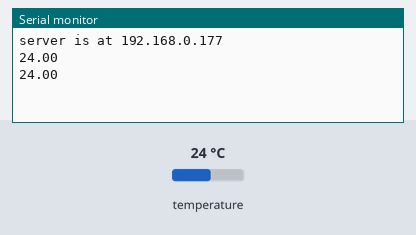
A sketch run on a simulated Arduino Leonardo, built with avr-gcc and run on an emulated ATmega32U4. On the bench: the last lines printed to the serial monitor. The inputs (shaded band) are chosen by the test bench; at power-on: temperature 24 °C. WiFi joins after 1.5 s; servers stay silent unless stated.

Above: at 2.8 s.
2.9 s: temperature set to 12 °C
At 3.9 s:
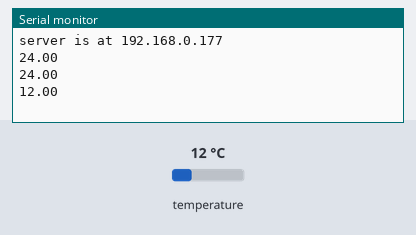
4.4 s: temperature set to 19 °C
At 5.9 s:
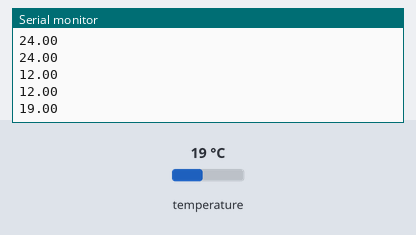
Timing chart, 0 to 7.4 s (numbered marks = the images above; inputs shaded):
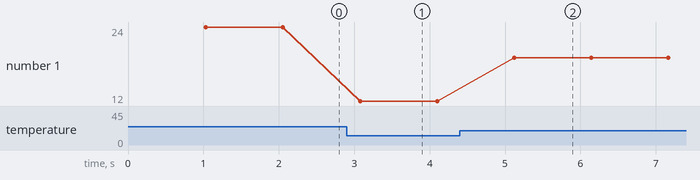

Measured:
- after the input at 2.9 s, the serial monitor: prints a new line after 0.18 s (image 1)
- after the input at 4.4 s, the serial monitor: prints a new line after 0.72 s (image 2)
- plotted number 1: 24 → 12 after the input at 2.9 s, 12 → 19 after the input at 4.4 s

The sketch:

temp_function.ino
```cpp
#include <SPI.h>
#include <Ethernet.h>
#include <OneWire.h>
// Enter a MAC address and IP address for your controller below.
// The IP address will be dependent on your local network:
byte mac[] = {
  0xDE, 0xAD, 0xBE, 0xEF, 0xFE, 0xED };
IPAddress ip(192,168,0,177);

// Initialize the Ethernet server library
// with the IP address and port you want to use
// (port 80 is default for HTTP):
EthernetServer server(80);
OneWire  ds(9);  // on pin 10

void setup(void) {
  Serial.begin(9600);


   while (!Serial) {
    ; // wait for serial port to connect. Needed for Leonardo only
  }


  // start the Ethernet connection and the server:
  Ethernet.begin(mac, ip);
  server.begin();
  Serial.print("server is at ");
  Serial.println(Ethernet.localIP());
}

void loop(void) {
Serial.println(temp());

}
float temp()  // Функция определения температуры с датчика DS18B20

 {

  byte i; byte data[10];  byte addr[8]; float celsius;

  ds.search(addr); ds.reset(); ds.select(addr);

  ds.write(0x44,1); // start conversion, with parasite power on at the end

  delay(1000);    ds.reset();  ds.select(addr);

  ds.write(0xBE);   // Read Scratchpad

  for ( i = 0; i < 9; i++) {   // we need 9 bytes

    data[i] = ds.read();}

  int raw = (data[1] << 8) | data[0];

    unsigned char t_mask[4] = {0x7, 0x3, 0x1, 0x0};

    byte cfg = (data[4] & 0x60) >> 5;  raw &= ~t_mask[cfg];

  celsius = (float)raw / 16; return celsius;

 }
```
